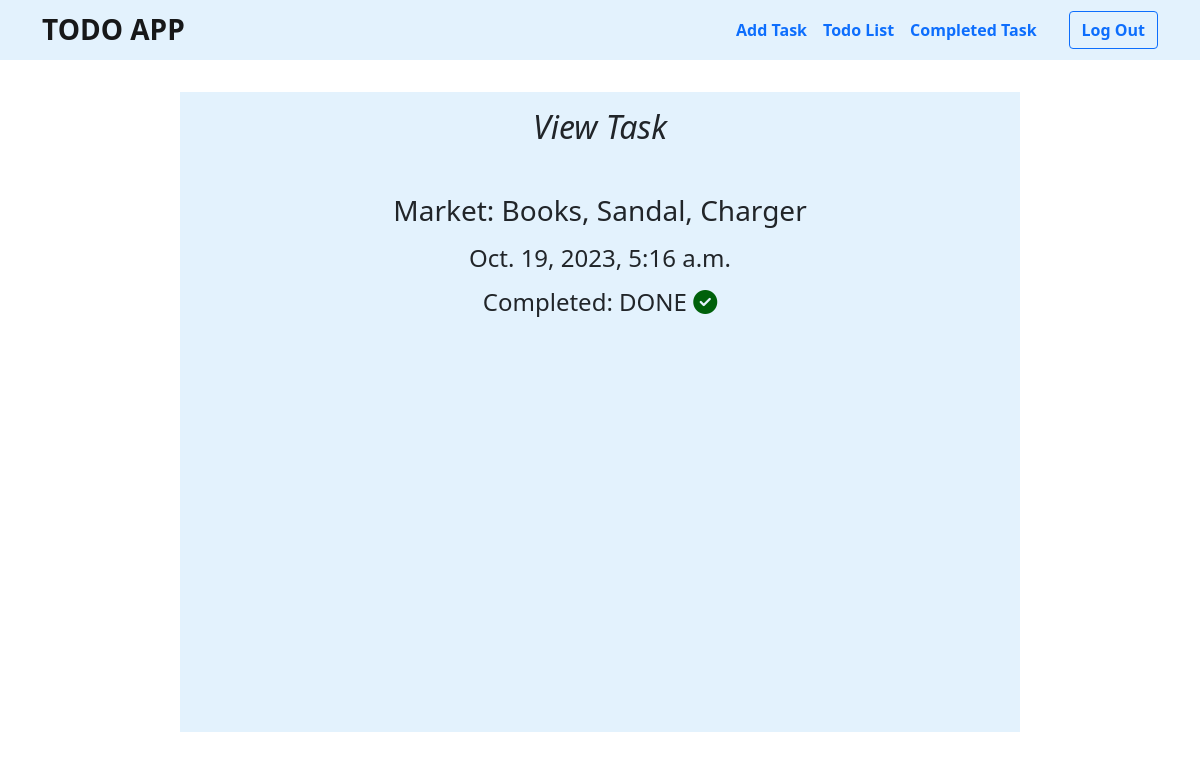
Page /viewtask/9 (signed in) on the committed database.
### todo_app/models.py (models this page shows)
class Todo_list(models.Model):
    tasks = models.CharField(max_length=1000, null=True)
    start_time = models.DateTimeField(null=True)
    completed = models.BooleanField(default=False, null=True)
    person = models.ForeignKey(User, on_delete=models.CASCADE, null=True)

### todo_app/views.py (the view)
# urls.py: path('viewtask/<str:pk>', views.viewtask, name='viewtask'),
@login_required(login_url='login')
def viewtask(request, pk):
    task = Todo_list.objects.get(id=pk)
    context = {
        'task' : task
    }
    return render(request, 'todo_app/viewtask.html', context=context)

### templates/todo_app/viewtask.html
{% extends 'todo_app/base.html' %}
{% block content %}
<div class="container" style="width: 70%; min-width: 300px; height: fit-content; min-height: 80vh; background-color: #e3f2fd; margin-top: 2rem; padding: 1rem 2rem; text-align: center;">
    <h2 style="font-style: italic; font-family: system-ui, -apple-system, BlinkMacSystemFont, 'Segoe UI', Roboto, Oxygen, Ubuntu, Cantarell, 'Open Sans', 'Helvetica Neue', sans-serif;" class="pb-4">View Task</h2>
    <h3 class="mt-4 pb-2">{{task.tasks}}</h3>
    <h4 class="pb-2">{{task.start_time}}</h4>
    {% if task.completed is True %}
    <h4 class="pb-2">Completed: DONE  <i class="fa-solid fa-circle-check" style="color: #00610b;"></i></h4>
    {% else %}
    <h4 class="pb-2">Completed: NOT YET  <i class="fa-solid fa-circle-xmark" style="color: #cb0606;"></i></h4>
    {% endif %}
</div>
{% endblock %}

### rows in the picture
Todo_list: tasks "Market: Books, Sandal, Charger", start_time "Oct. 19, 2023, 5:16 a.m."
